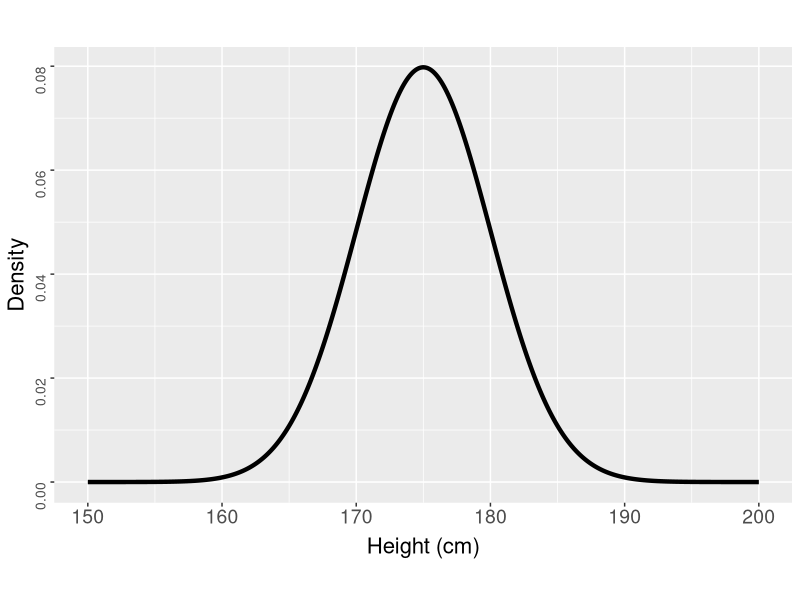
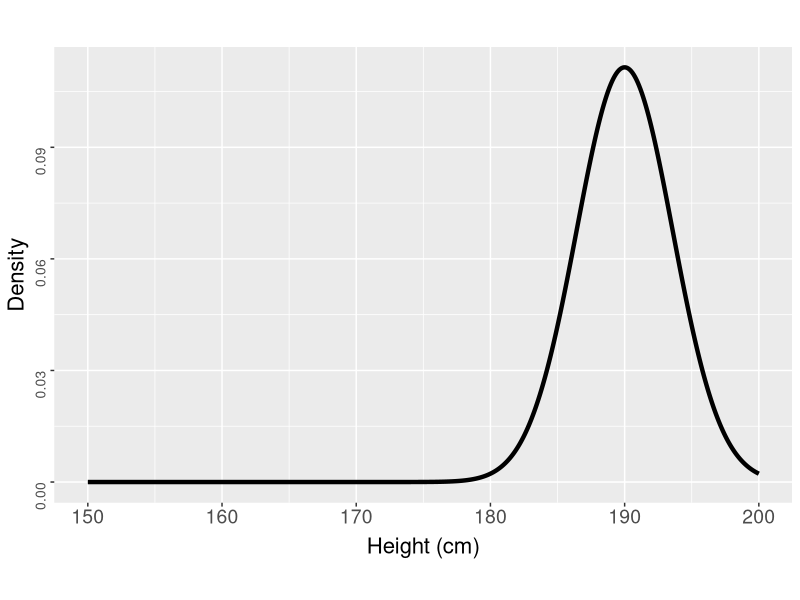
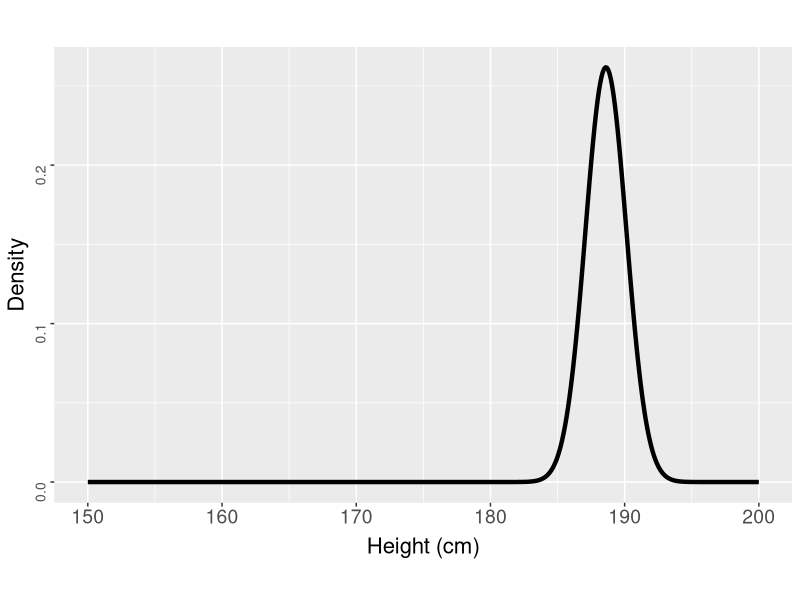

These charts were generated, in order, by the following R code:
####################################
#
#  Estimation AM taille des américains
#   
#
#####################################


#####librairies

library(ggplot2)
library(ggthemes)
library(writexl)
library(scales)


######## prior

mu0 <- 175

tau0 <- 1/5^2

mydata <-data.frame(x=seq(150,200,length=500))
mydata$y<- dnorm(mydata$x,mean=mu0,sd=1/sqrt(tau0))


ICinf <- mu0+qnorm(0.025)*1/sqrt(tau0) 

ICisup <- mu0+qnorm(0.975)*1/sqrt(tau0) 

####### false likelihood

mu <- 190

sd <- 8

n <- 5

tau <- n * (1/sd^2) 


mydata$y2 <- dnorm(mydata$x,mean=mu,sd=1/sqrt(tau))

###### posterior


mydata$y3 <- dnorm(mydata$x, mean= (tau0*mu0 + n*tau*mu)/(tau0+n*tau),sd=1/sqrt(tau0+n*tau))


ggplot(data=mydata, aes(x=x))+  
  geom_line(aes(y=y),colour='black',size=1.5)+
  
  #ylim(0,0.008)+
  xlab('Height (cm)')+
  ylab('Density')+
  theme(legend.position = "none") +
  theme(aspect.ratio = 2/(1+sqrt(5)))	+
  theme(axis.title.x=element_text(vjust=0,size=16))+
  theme(axis.title.y=element_text(size=16,angle=90))+
  theme(axis.text.x=element_text(size=14))+
  theme(axis.text.y=element_text(size=10,angle=90))

ggplot(data=mydata, aes(x=x))+  
  geom_line(aes(y=y2),colour='black',size=1.5)+
  
  #ylim(0,0.008)+
  xlab('Height (cm)')+
  ylab('Density')+
  theme(legend.position = "none") +
  theme(aspect.ratio = 2/(1+sqrt(5)))	+
  theme(axis.title.x=element_text(vjust=0,size=16))+
  theme(axis.title.y=element_text(size=16,angle=90))+
  theme(axis.text.x=element_text(size=14))+
  theme(axis.text.y=element_text(size=10,angle=90))

ggplot(data=mydata, aes(x=x))+  
  geom_line(aes(y=y3),colour='black',size=1.5)+
  
  #ylim(0,0.008)+
  xlab('Height (cm)')+
  ylab('Density')+
  theme(legend.position = "none") +
  theme(aspect.ratio = 2/(1+sqrt(5)))	+
  theme(axis.title.x=element_text(vjust=0,size=16))+
  theme(axis.title.y=element_text(size=16,angle=90))+
  theme(axis.text.x=element_text(size=14))+
  theme(axis.text.y=element_text(size=10,angle=90))
